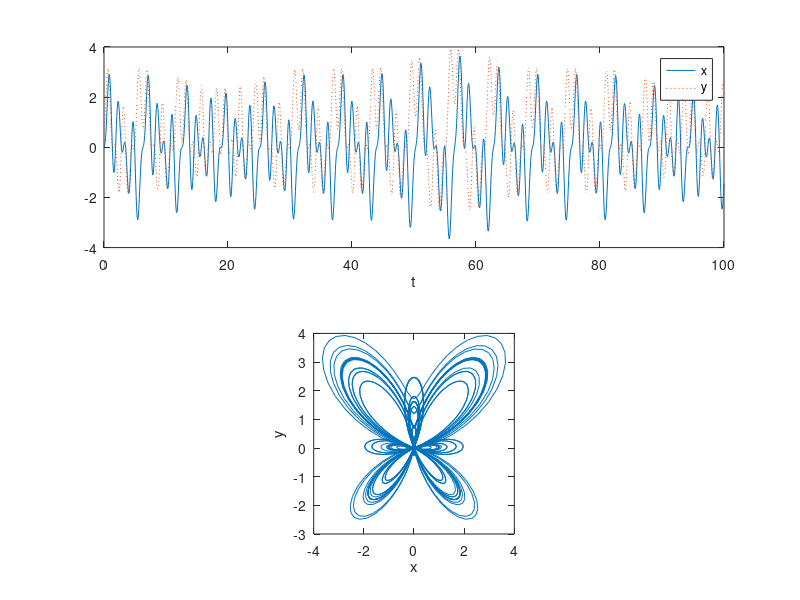

Write the MATLAB code that produced this figure.
t=0:1/16:100;
x=sin(t).*(exp(cos(t))-2*cos(4*t)-(sin(t/12)).^5);
y=cos(t).*(exp(cos(t))-2*cos(4*t)-(sin(t/12)).^5);
subplot(2,1,1), plot(t,x,t,y,':')
xlabel('t'), legend('x','y')
subplot(2,1,2), plot(x,y), axis square
xlabel('x'), ylabel('y')
